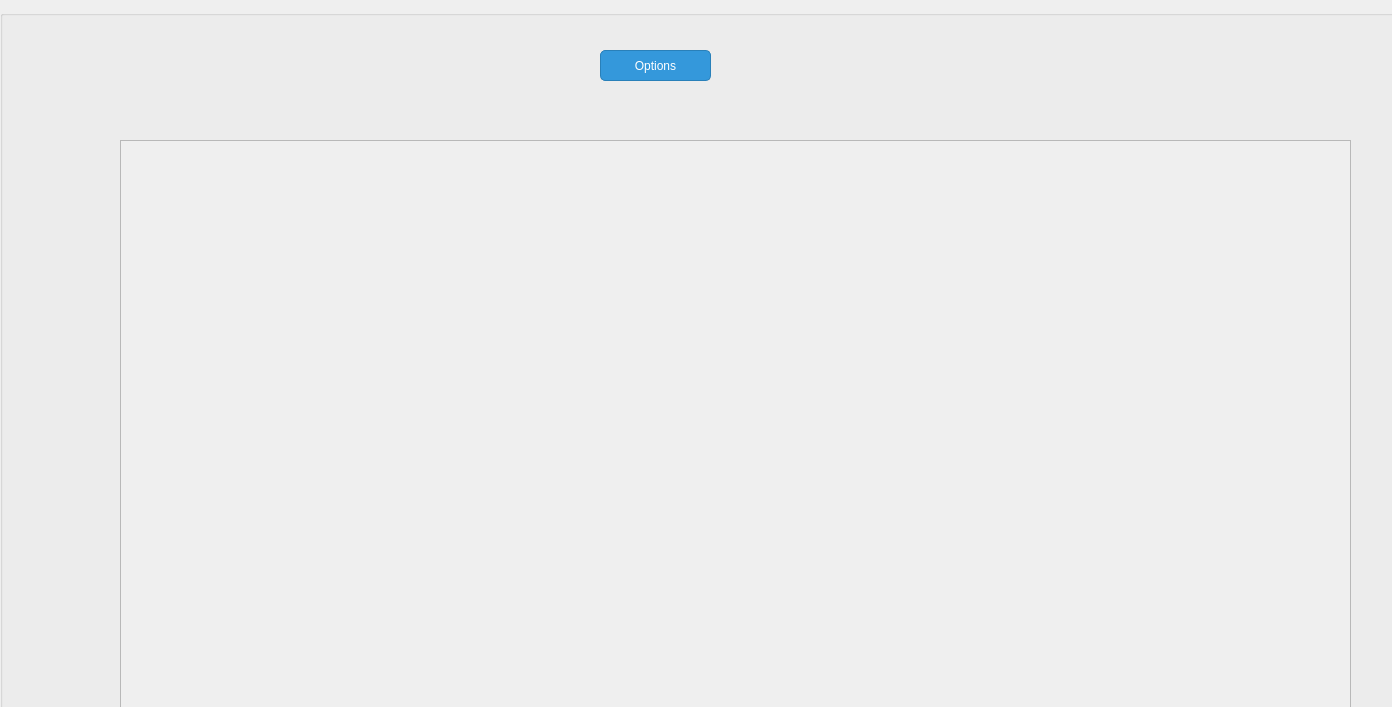
<?xml version="1.0" encoding="UTF-8"?>
<ui version="4.0">
 <class>recorder</class>
 <widget class="QDialog" name="recorder">
  <property name="geometry">
   <rect>
    <x>0</x>
    <y>0</y>
    <width>1392</width>
    <height>707</height>
   </rect>
  </property>
  <property name="windowTitle">
   <string>Dialog</string>
  </property>
  <widget class="QGroupBox" name="groupBox">
   <property name="geometry">
    <rect>
     <x>0</x>
     <y>10</y>
     <width>1510</width>
     <height>900</height>
    </rect>
   </property>
   <property name="styleSheet">
    <string notr="true">
/* Style for QGroupBox */
QRadioButton{ color: white; /* Text color for labels */
    font-size: 16px; /* Adjust font size as needed */
    font-weight: bold; /* Make the text bold if desired */
    margin: 5px; /* Adjust margin as needed */
}

/* Style for QLineEdit (input box) */
QLineEdit {
    background-color: #3498db; /* Blue color for input boxes */
    border: 1px solid #2980b9; /* Border color for input boxes */
    border-radius: 5px; /* Border radius for input boxes */
    padding: 5px; /* Padding for input boxes */
    color: black; /* Text color inside input boxes */
}

/* Style for QLabel (text label) */
QLabel {
    color: white; /* Text color for labels */
    font-size: 16px; /* Adjust font size as needed */
    font-weight: bold; /* Make the text bold if desired */
    margin: 5px; /* Adjust margin as needed */
}

/* Style for QPushButton */
QPushButton {
    background-color: #3498db; /* Blue color for buttons */
    border: 1px solid #2980b9; /* Border color for buttons */
    border-radius: 5px; /* Border radius for buttons */
    padding: 5px 10px; /* Adjust padding as needed */
    color: white; /* Text color on buttons */
}

/* Additional styling for better appearance */
QPushButton:hover {
    background-color: #2980b9; /* Darker blue on hover */
}

QPushButton:pressed {
    background-color: #21618c; /* Even darker blue when pressed */
}

/* Add more styles as needed for your specific application */
</string>
   </property>
   <property name="title">
    <string/>
   </property>
   <widget class="QPushButton" name="OptionPushButton_2">
    <property name="geometry">
     <rect>
      <x>600</x>
      <y>40</y>
      <width>111</width>
      <height>31</height>
     </rect>
    </property>
    <property name="styleSheet">
     <string notr="true"/>
    </property>
    <property name="text">
     <string>Options</string>
    </property>
   </widget>
   <widget class="QScrollArea" name="scrollArea_2">
    <property name="geometry">
     <rect>
      <x>120</x>
      <y>130</y>
      <width>1231</width>
      <height>731</height>
     </rect>
    </property>
    <property name="widgetResizable">
     <bool>true</bool>
    </property>
    <widget class="QWidget" name="scrollAreaWidgetContents_2">
     <property name="geometry">
      <rect>
       <x>0</x>
       <y>0</y>
       <width>1229</width>
       <height>729</height>
      </rect>
     </property>
    </widget>
   </widget>
  </widget>
 </widget>
 <resources/>
 <connections/>
</ui>
